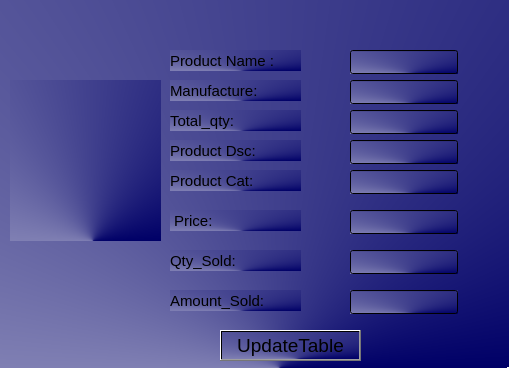
<?xml version="1.0" encoding="UTF-8"?>
<ui version="4.0">
 <class>admupdate</class>
 <widget class="QDialog" name="admupdate">
  <property name="geometry">
   <rect>
    <x>0</x>
    <y>0</y>
    <width>509</width>
    <height>368</height>
   </rect>
  </property>
  <property name="windowTitle">
   <string>Update</string>
  </property>
  <property name="styleSheet">
   <string notr="true">
background-color: qconicalgradient(cx:0.548913, cy:1, angle:0, stop:0 rgba(0, 0, 103, 255), stop:1 rgba(255, 255, 255, 255));</string>
  </property>
  <widget class="QLabel" name="label_invent">
   <property name="geometry">
    <rect>
     <x>10</x>
     <y>80</y>
     <width>151</width>
     <height>161</height>
    </rect>
   </property>
   <property name="styleSheet">
    <string notr="true">image: url(:/img/update.jpg);</string>
   </property>
   <property name="text">
    <string/>
   </property>
  </widget>
  <widget class="QLineEdit" name="Name_label">
   <property name="geometry">
    <rect>
     <x>350</x>
     <y>50</y>
     <width>108</width>
     <height>24</height>
    </rect>
   </property>
  </widget>
  <widget class="QLabel" name="cat_lbl">
   <property name="geometry">
    <rect>
     <x>170</x>
     <y>170</y>
     <width>131</width>
     <height>21</height>
    </rect>
   </property>
   <property name="font">
    <font>
     <pointsize>11</pointsize>
    </font>
   </property>
   <property name="text">
    <string>Product Cat:</string>
   </property>
  </widget>
  <widget class="QLineEdit" name="Qty_edit">
   <property name="geometry">
    <rect>
     <x>350</x>
     <y>250</y>
     <width>108</width>
     <height>24</height>
    </rect>
   </property>
  </widget>
  <widget class="QLabel" name="product_label">
   <property name="geometry">
    <rect>
     <x>170</x>
     <y>50</y>
     <width>131</width>
     <height>21</height>
    </rect>
   </property>
   <property name="font">
    <font>
     <pointsize>11</pointsize>
    </font>
   </property>
   <property name="text">
    <string>Product Name :</string>
   </property>
  </widget>
  <widget class="QLineEdit" name="Cat_edit">
   <property name="geometry">
    <rect>
     <x>350</x>
     <y>170</y>
     <width>108</width>
     <height>24</height>
    </rect>
   </property>
  </widget>
  <widget class="QLineEdit" name="price_edit">
   <property name="geometry">
    <rect>
     <x>350</x>
     <y>210</y>
     <width>108</width>
     <height>24</height>
    </rect>
   </property>
  </widget>
  <widget class="QLabel" name="Total_qty">
   <property name="geometry">
    <rect>
     <x>170</x>
     <y>110</y>
     <width>131</width>
     <height>21</height>
    </rect>
   </property>
   <property name="font">
    <font>
     <pointsize>11</pointsize>
    </font>
   </property>
   <property name="text">
    <string>Total_qty:</string>
   </property>
  </widget>
  <widget class="QLabel" name="Price">
   <property name="geometry">
    <rect>
     <x>170</x>
     <y>210</y>
     <width>131</width>
     <height>21</height>
    </rect>
   </property>
   <property name="font">
    <font>
     <pointsize>11</pointsize>
    </font>
   </property>
   <property name="text">
    <string> Price:</string>
   </property>
  </widget>
  <widget class="QLabel" name="qty_lbl">
   <property name="geometry">
    <rect>
     <x>170</x>
     <y>250</y>
     <width>131</width>
     <height>21</height>
    </rect>
   </property>
   <property name="font">
    <font>
     <pointsize>11</pointsize>
    </font>
   </property>
   <property name="text">
    <string>Qty_Sold:</string>
   </property>
  </widget>
  <widget class="QLineEdit" name="Total_edit">
   <property name="geometry">
    <rect>
     <x>350</x>
     <y>110</y>
     <width>108</width>
     <height>24</height>
    </rect>
   </property>
  </widget>
  <widget class="QPushButton" name="Save">
   <property name="geometry">
    <rect>
     <x>220</x>
     <y>330</y>
     <width>141</width>
     <height>31</height>
    </rect>
   </property>
   <property name="font">
    <font>
     <pointsize>14</pointsize>
    </font>
   </property>
   <property name="text">
    <string>UpdateTable</string>
   </property>
  </widget>
  <widget class="QLabel" name="qty_lbl_2">
   <property name="geometry">
    <rect>
     <x>170</x>
     <y>290</y>
     <width>131</width>
     <height>21</height>
    </rect>
   </property>
   <property name="font">
    <font>
     <pointsize>11</pointsize>
    </font>
   </property>
   <property name="text">
    <string>Amount_Sold:</string>
   </property>
  </widget>
  <widget class="QLineEdit" name="Amtedit">
   <property name="geometry">
    <rect>
     <x>350</x>
     <y>290</y>
     <width>108</width>
     <height>24</height>
    </rect>
   </property>
  </widget>
  <widget class="QLabel" name="desc_lbl_2">
   <property name="geometry">
    <rect>
     <x>170</x>
     <y>80</y>
     <width>131</width>
     <height>21</height>
    </rect>
   </property>
   <property name="font">
    <font>
     <pointsize>11</pointsize>
    </font>
   </property>
   <property name="text">
    <string>Manufacture:</string>
   </property>
  </widget>
  <widget class="QLineEdit" name="manufact_edit">
   <property name="geometry">
    <rect>
     <x>350</x>
     <y>80</y>
     <width>108</width>
     <height>24</height>
    </rect>
   </property>
  </widget>
  <widget class="QLabel" name="desc_lbl_3">
   <property name="geometry">
    <rect>
     <x>170</x>
     <y>140</y>
     <width>131</width>
     <height>21</height>
    </rect>
   </property>
   <property name="font">
    <font>
     <pointsize>11</pointsize>
    </font>
   </property>
   <property name="text">
    <string>Product Dsc:</string>
   </property>
  </widget>
  <widget class="QLineEdit" name="desc_edit">
   <property name="geometry">
    <rect>
     <x>350</x>
     <y>140</y>
     <width>108</width>
     <height>24</height>
    </rect>
   </property>
  </widget>
 </widget>
 <resources/>
 <connections/>
</ui>
